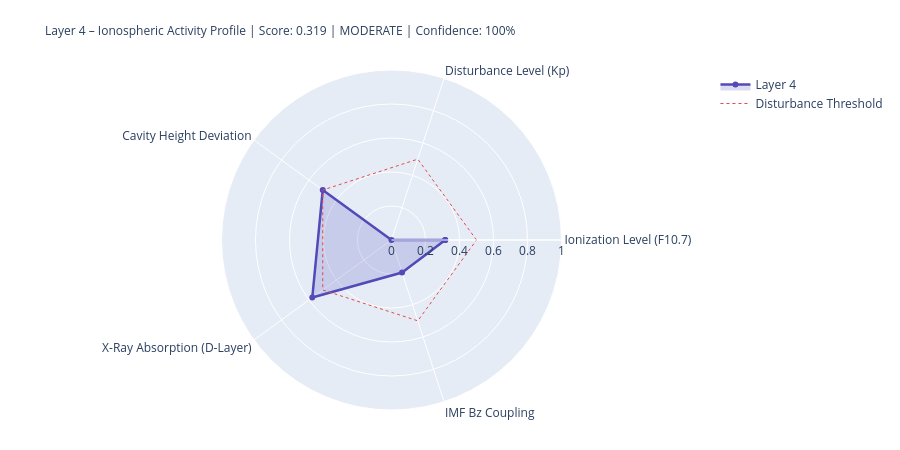

Here is the notebook cell this chart was saved with:
### Markdown cell above
---
## 4. State Assessment & Handoff to Layer 5

### Code cell
# ============================================================
# LAYER-4-SCORE
# ============================================================

COMPONENTS = {
    'Ionization Level (F10.7)':    {'score': ioniz,       'source': 'primary' if f107_now else 'from_layer0', 'dynamic': True},
    'Disturbance Level (Kp)':          {'score': disturb,     'source': 'primary' if kp_now   else 'from_layer0', 'dynamic': True},
    'Cavity Height Deviation':    {'score': h_dev,       'source': 'derived',                                'dynamic': True},
    'X-Ray Absorption (D-Layer)':{'score': xray_ioniz,  'source': 'primary' if xray_now else 'missing',     'dynamic': True},
    'IMF Bz Coupling':             {'score': bz_coupling, 'source': 'primary' if bz_now   else 'from_layer0', 'dynamic': True},
}

available    = {k: v['score'] for k, v in COMPONENTS.items() if v['score'] is not None}
unavailable  = [k for k, v in COMPONENTS.items() if v['score'] is None]
layer4_score = round(sum(available.values()) / len(available), 4) if available else None
confidence   = round(len(available) / len(COMPONENTS), 2)
level = ('unknown' if layer4_score is None
         else 'quiet'   if layer4_score < 0.3
         else 'moderate' if layer4_score < 0.6
         else 'active')
dominant_l4 = max(available, key=available.get) if available else 'none'

# Resonance delta for Schumann SR-1
sr1_ref = schumann_freq(1, 80.0)
sr1_now = schumann_freq(1, h_eff)
sr1_delta_mhz = (sr1_now - sr1_ref) * 1000

# Propagation conditions
prop_cond = ('disturbed'   if kp_val > 4
             else 'unsettled' if kp_val > 2
             else 'normal')
if xray_class in ['X', 'M']:
    prop_cond = 'Radio-Blackout moeglich'

W = 68
print('=' * W)
print('LAYER 4 – IONOSPHERE – STATE ASSESSMENT')
print('=' * W)
for name, comp in COMPONENTS.items():
    s = comp['score']
    if s is not None:
        bar = '█' * int(s * 20) + '░' * (20 - int(s * 20))
        print(f'  {name:<36} {bar}  {s:.3f}  [{comp["source"]}]')
    else:
        print(f'  {name:<36} {"─" * 20}  n/a   [missing]')
print('-' * W)
print(f'  Score:          {layer4_score:.3f}  ({len(available)}/{len(COMPONENTS)} components)')
print(f'  Confidence:     {confidence:.0%}')
print(f'  Level:          {level.upper()}')
print(f'  Dominant:       {dominant_l4}')
print(f'  Cavity height:  {h_eff:.1f} km  (Ref: 80.0 km)')
print(f'  SR-1:           {sr1_now:.3f} Hz  (Δ {sr1_delta_mhz:+.1f} mHz vs. ref)')
print(f'  Propagation:    {prop_cond}')
print(f'  X-Ray:          {xray_class}-class  ({xray_now:.2e} W/m²)' if xray_now else '  X-Ray:          n/a')
print('=' * W)

# Radar
cats   = list(available.keys())
vals_r = list(available.values())
if len(cats) >= 3:
    fig = go.Figure()
    fig.add_trace(go.Scatterpolar(
        r=vals_r + [vals_r[0]], theta=cats + [cats[0]],
        fill='toself', fillcolor='rgba(83,74,183,0.20)',
        line=dict(color='#534AB7', width=2.5), name='Layer 4'
    ))
    fig.add_trace(go.Scatterpolar(
        r=[0.5] * (len(cats)+1), theta=cats + [cats[0]],
        line=dict(color='#E24B4A', dash='dot', width=1),
        mode='lines', name='Disturbance Threshold'
    ))
    fig.update_layout(
        title=dict(
            text=f'Layer 4 – Ionospheric Activity Profile | Score: {layer4_score:.3f} | {level.upper()} | Confidence: {confidence:.0%}',
            font=dict(size=12)
        ),
        polar=dict(radialaxis=dict(visible=True, range=[0, 1])),
        height=450, showlegend=True,
        margin=dict(l=80, r=80, t=70, b=40)
    )
    fig.show()

### Figure 1 — Plotly figure (JSON) as saved in the notebook; plotly's stock layout.template omitted (floating-point values rounded to 4 significant figures)
{"data": [{"fill": "toself", "fillcolor": "rgba(83,74,183,0.20)", "line": {"color": "#534AB7", "width": 2.5}, "name": "Layer 4", "r": [0.316, 0.0, 0.5, 0.576, 0.201, 0.316], "theta": ["Ionization Level (F10.7)", "Disturbance Level (Kp)", "Cavity Height Deviation", "X-Ray Absorption (D-Layer)", "IMF Bz Coupling", "Ionization Level (F10.7)"], "type": "scatterpolar"}, {"line": {"color": "#E24B4A", "dash": "dot", "width": 1}, "mode": "lines", "name": "Disturbance Threshold", "r": [0.5, 0.5, 0.5, 0.5, 0.5, 0.5], "theta": ["Ionization Level (F10.7)", "Disturbance Level (Kp)", "Cavity Height Deviation", "X-Ray Absorption (D-Layer)", "IMF Bz Coupling", "Ionization Level (F10.7)"], "type": "scatterpolar"}], "layout": {"height": 450, "margin": {"b": 40, "l": 80, "r": 80, "t": 70}, "polar": {"radialaxis": {"range": [0, 1], "visible": true}}, "showlegend": true, "title": {"font": {"size": 12}, "text": "Layer 4 – Ionospheric Activity Profile | Score: 0.319 | MODERATE | Confidence: 100%"}}}
